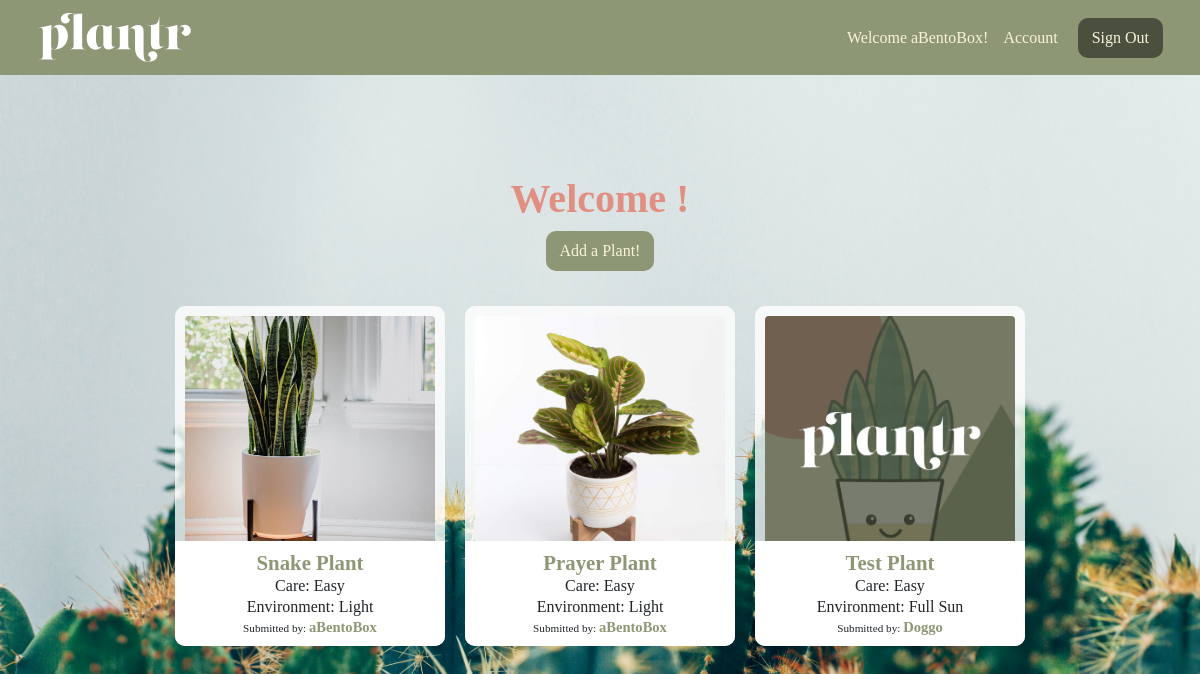
The page /plantr/ (signed in) on the database its author committed.
### login_app/models.py (models this page shows)
class User(models.Model):
   alias = models.CharField(max_length=50)
   fname = models.CharField(max_length=50)
   lname = models.CharField(max_length=50)
   email = models.CharField(max_length=50)
   password = models.CharField(max_length=50)
   created_at = models.DateTimeField(auto_now_add = True)
   updated_at = models.DateTimeField(auto_now = True)
   objects = UserManager()

### plantApp/models.py (models this page shows, shortened)
class Plant(models.Model):
   LEVELS = (
   (0, ''),
   (1, 'Easy'),
   (2, 'Medium'),
   (3, 'Hard'),
)
   poster = models.ForeignKey(User, related_name = "user_plants", on_delete = models.CASCADE)
   plantName = models.CharField(max_length=50)
   plantAlt = models.CharField(max_length=255, blank=True, default='')
   level = models.CharField(max_length=50)
   env = models.CharField(max_length=1, choices=LEVELS)
   desc = models.CharField(max_length=255)
   plantImg = models.ImageField(upload_to='plants/', null=True, blank=True, default='../static/default_plant.jpg')
   users_fav = models.ManyToManyField(User, related_name = 'fav_plants')
   objects = plantsManager()

### plantApp/views.py (the view)
# urls.py: path('', views.index),
def index(request):
   if 'user_id' not in request.session:
      messages.error(request, "Must be logged in!")
      return redirect('/')
   current_user = User.objects.get(id=request.session['user_id'])
   context = {
      'plants': Plant.objects.all(),
      'user': current_user,
      'model': Plant,
   }
   return render(request, 'plantr.html', context)

### plantApp/templates/plantr.html (shortened to what this page needs)
<!DOCTYPE html>
<html lang="en">
<head>
   <link href="https://cdn.jsdelivr.net/npm/bootstrap@5.0.1/dist/css/bootstrap.min.css" rel="stylesheet">
   {% load static %}
   <link rel="stylesheet" href="{% static 'plantApp/static/css/plantr.css' %}">
</head>
<body>
   <div id='container'>
      <nav class="navbar navbar-light">
         <div class="container-fluid">
            <a class="navbar-brand" href="/plantr">
               <img src="../static/plantr-light.svg" alt="" width="155" height="55">
            </a>
            <form class="d-flex">
               <span class="navbar-text">
                  Welcome {{ user.alias }}! &nbsp;&nbsp;
                  <a href="users/{{user.id}}">Account</a>
               </span>
               <a href="/logout" class="btn btn-danger" role="button">
                  Sign Out
                </a>
             </form>
         </div>
       </nav>
      <div class="container-lg main">
         <div class="container-sm text-center";">
            <h1 class="welcome">Welcome {{request.session.alias}}!</h1>
            <a href='/plantr/add' class="btn btn-warning">Add a Plant!</a>
         </div>
         <div class="container-sm">
            <div class="container-sm">
               <div class="row row-cols-4 justify-content-center">
                  {% for plant in plants %}
                  <div class="col-4 text-center">
                     {% if plant.plantImg %}
                     <a href="/plantr/{{ plant.id }}"><img src="{{ plant.plantImg.url }} " class="rounded mx-auto d-block" alt="..."></a>
                        {% else %}
                        <a href="/plantr/{{ plant.id }}"><img src="../static/default_plant.jpg" class="rounded mx-auto d-block" alt="..."></a>
                     {% endif %}
                     <div class='info'>
                        <a href="/plantr/{{ plant.id }}">{{ plant.plantName }}</a>
                        <p>Care: {{ plant.level }}</p>
                        <p>Environment: {{ plant.env }}</p>
                        <p class='sb'>Submitted by: <a href="/plantr/users/{{ plant.poster.id }}">{{ plant.poster.alias }}</a></p>
                     </div>
                  </div>
                  {% endfor %}
               </div>
            </div>
         </div>
      </div>
   </div>
</body>
</html>

### plantApp/static/css/plantr.css (style rules this page uses)
* { margin: 0; padding: 0; font-family:Georgia, 'Times New Roman', Times, serif; }
body { width: 100%; background: #8e9775; background: url("../../../static/plantr.jpeg") no-repeat center center fixed; background-size: cover; }
.navbar-text a { color: #faf2da !important; text-decoration: none; }
.container-lg.main { padding: 50px; margin-top: 50px; border-radius: 15px; }
.navbar.navbar-light { background-color: #8e9775; padding: 5px 25px; }
.navbar-light .navbar-text { color: #faf2da; font-weight: 100; }
.btn.btn-danger { background-color: #4a503d; color: #faf2da; border: 2px solid #4a503d; border-radius: 10px; margin-left: 20px; }
.btn.btn-warning { background-color: #8e9775; color: #faf2da; border: 2px solid #8e9775; border-radius: 10px; }
.col-4 { background-color: rgba(255, 255, 255, 0.8); position: relative; width: 270px; height: 340px; margin: 10px; display: flex; justify-content: center; align-items: center; overflow: hidden; border-radius: 10px; }
.rounded.mx-auto.d-block { margin-bottom: 70px; width: 250px; height: 250px; object-fit: cover; object-position: 50% 50%; transition: transform .5s; }
.info { position:absolute; top: 69%; left: 0; right: 0; padding: 6px 0 10px 0; margin-bottom: 15px; background-color: rgba(255, 255, 255, 1); }
.info a { text-decoration: none; font-weight: 800; font-size: 1.3em; color: #8e9775; }
.info p { margin-top: 5px; line-height: 5px; }
.sb { font-size: 0.7em !important; }
.row.row-cols-4 { max-width: 1300px; padding: 25px 0; }
.row.row-cols-4 img { flex-shrink: 0; min-width: 100%; min-height: 100% }
.welcome { font-weight: 800; color: #e28f83; }

### rows shown on the page
User: alias "aBentoBox"
Plant: plantImg (picture), plantName "Snake Plant", level "Easy", env "Light", poster.alias "aBentoBox"
Plant: plantImg (picture), plantName "Prayer Plant", level "Easy", env "Light", poster.alias "aBentoBox"
Plant: plantName "Test Plant", level "Easy", env "Full Sun", poster.alias "Doggo"
